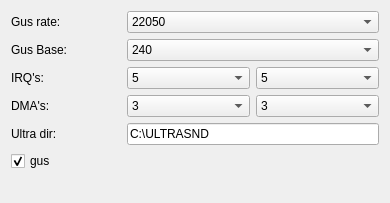
           <widget class="QWidget" name="pageGUS" >
            <property name="geometry" >
             <rect>
              <x>0</x>
              <y>0</y>
              <width>386</width>
              <height>203</height>
             </rect>
            </property>
            <attribute name="label" >
             <string>GUS</string>
            </attribute>
            <layout class="QGridLayout" name="gridLayout_6" >
             <item row="0" column="0" >
              <layout class="QVBoxLayout" name="vlGus" >
               <item>
                <layout class="QHBoxLayout" name="hlGUSRate" >
                 <item>
                  <widget class="QLabel" name="labelGUSRate" >
                   <property name="minimumSize" >
                    <size>
                     <width>110</width>
                     <height>0</height>
                    </size>
                   </property>
                   <property name="maximumSize" >
                    <size>
                     <width>110</width>
                     <height>16777215</height>
                    </size>
                   </property>
                   <property name="text" >
                    <string>Gus rate:</string>
                   </property>
                   <property name="buddy" >
                    <cstring>comboBoxGUSRate</cstring>
                   </property>
                  </widget>
                 </item>
                 <item>
                  <widget class="QComboBox" name="comboBoxGUSRate" >
                   <property name="currentIndex" >
                    <number>1</number>
                   </property>
                   <item>
                    <property name="text" >
                     <string>11050</string>
                    </property>
                   </item>
                   <item>
                    <property name="text" >
                     <string>22050</string>
                    </property>
                   </item>
                   <item>
                    <property name="text" >
                     <string>44100</string>
                    </property>
                   </item>
                  </widget>
                 </item>
                </layout>
               </item>
               <item>
                <layout class="QHBoxLayout" name="hlGUSBase" >
                 <item>
                  <widget class="QLabel" name="labelGUSBase" >
                   <property name="minimumSize" >
                    <size>
                     <width>110</width>
                     <height>0</height>
                    </size>
                   </property>
                   <property name="maximumSize" >
                    <size>
                     <width>110</width>
                     <height>16777215</height>
                    </size>
                   </property>
                   <property name="text" >
                    <string>Gus Base:</string>
                   </property>
                   <property name="buddy" >
                    <cstring>comboBoxGUSBase</cstring>
                   </property>
                  </widget>
                 </item>
                 <item>
                  <widget class="QComboBox" name="comboBoxGUSBase" >
                   <property name="currentIndex" >
                    <number>1</number>
                   </property>
                   <item>
                    <property name="text" >
                     <string>220</string>
                    </property>
                   </item>
                   <item>
                    <property name="text" >
                     <string>240</string>
                    </property>
                   </item>
                  </widget>
                 </item>
                </layout>
               </item>
               <item>
                <layout class="QHBoxLayout" name="hlGUSIrq" >
                 <item>
                  <widget class="QLabel" name="labelGUSIRQs" >
                   <property name="minimumSize" >
                    <size>
                     <width>110</width>
                     <height>0</height>
                    </size>
                   </property>
                   <property name="maximumSize" >
                    <size>
                     <width>110</width>
                     <height>16777215</height>
                    </size>
                   </property>
                   <property name="text" >
                    <string>IRQ's:</string>
                   </property>
                   <property name="buddy" >
                    <cstring>comboBoxGUSIrq_1</cstring>
                   </property>
                  </widget>
                 </item>
                 <item>
                  <widget class="QComboBox" name="comboBoxGUSIrq_1" >
                   <item>
                    <property name="text" >
                     <string>5</string>
                    </property>
                   </item>
                   <item>
                    <property name="text" >
                     <string>7</string>
                    </property>
                   </item>
                   <item>
                    <property name="text" >
                     <string>9</string>
                    </property>
                   </item>
                   <item>
                    <property name="text" >
                     <string>10</string>
                    </property>
                   </item>
                  </widget>
                 </item>
                 <item>
                  <widget class="QComboBox" name="comboBoxGUSIrq_2" >
                   <item>
                    <property name="text" >
                     <string>5</string>
                    </property>
                   </item>
                   <item>
                    <property name="text" >
                     <string>7</string>
                    </property>
                   </item>
                   <item>
                    <property name="text" >
                     <string>9</string>
                    </property>
                   </item>
                   <item>
                    <property name="text" >
                     <string>10</string>
                    </property>
                   </item>
                  </widget>
                 </item>
                </layout>
               </item>
               <item>
                <layout class="QHBoxLayout" name="hlGUSDMA" >
                 <item>
                  <widget class="QLabel" name="labelGUSDMAs" >
                   <property name="minimumSize" >
                    <size>
                     <width>110</width>
                     <height>0</height>
                    </size>
                   </property>
                   <property name="maximumSize" >
                    <size>
                     <width>110</width>
                     <height>16777215</height>
                    </size>
                   </property>
                   <property name="text" >
                    <string>DMA's:</string>
                   </property>
                   <property name="buddy" >
                    <cstring>comboBoxGUSDMA_1</cstring>
                   </property>
                  </widget>
                 </item>
                 <item>
                  <widget class="QComboBox" name="comboBoxGUSDMA_1" >
                   <property name="currentIndex" >
                    <number>1</number>
                   </property>
                   <item>
                    <property name="text" >
                     <string>1</string>
                    </property>
                   </item>
                   <item>
                    <property name="text" >
                     <string>3</string>
                    </property>
                   </item>
                  </widget>
                 </item>
                 <item>
                  <widget class="QComboBox" name="comboBoxGUSDMA_2" >
                   <property name="currentIndex" >
                    <number>1</number>
                   </property>
                   <item>
                    <property name="text" >
                     <string>1</string>
                    </property>
                   </item>
                   <item>
                    <property name="text" >
                     <string>3</string>
                    </property>
                   </item>
                  </widget>
                 </item>
                </layout>
               </item>
               <item>
                <layout class="QHBoxLayout" name="hlGUSUltraDir" >
                 <item>
                  <widget class="QLabel" name="labelGUSUltraDir" >
                   <property name="minimumSize" >
                    <size>
                     <width>110</width>
                     <height>0</height>
                    </size>
                   </property>
                   <property name="maximumSize" >
                    <size>
                     <width>110</width>
                     <height>16777215</height>
                    </size>
                   </property>
                   <property name="text" >
                    <string>Ultra dir:</string>
                   </property>
                   <property name="buddy" >
                    <cstring>lineEditGUSUltraDir</cstring>
                   </property>
                  </widget>
                 </item>
                 <item>
                  <widget class="QLineEdit" name="lineEditGUSUltraDir" >
                   <property name="text" >
                    <string>C:\ULTRASND</string>
                   </property>
                  </widget>
                 </item>
                </layout>
               </item>
               <item>
                <widget class="QCheckBox" name="checkBoxGUS" >
                 <property name="text" >
                  <string>gus</string>
                 </property>
                 <property name="checked" >
                  <bool>true</bool>
                 </property>
                </widget>
               </item>
              </layout>
             </item>
             <item row="1" column="0" >
              <spacer name="vsGUS" >
               <property name="orientation" >
                <enum>Qt::Vertical</enum>
               </property>
               <property name="sizeHint" stdset="0" >
                <size>
                 <width>368</width>
                 <height>32</height>
                </size>
               </property>
              </spacer>
             </item>
            </layout>
           </widget>
